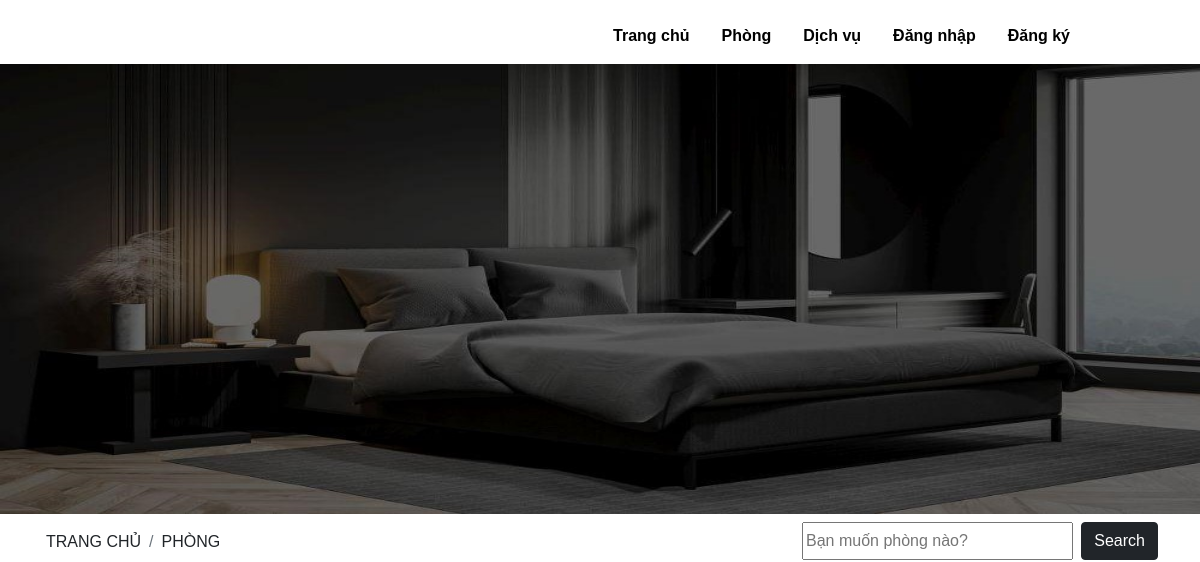
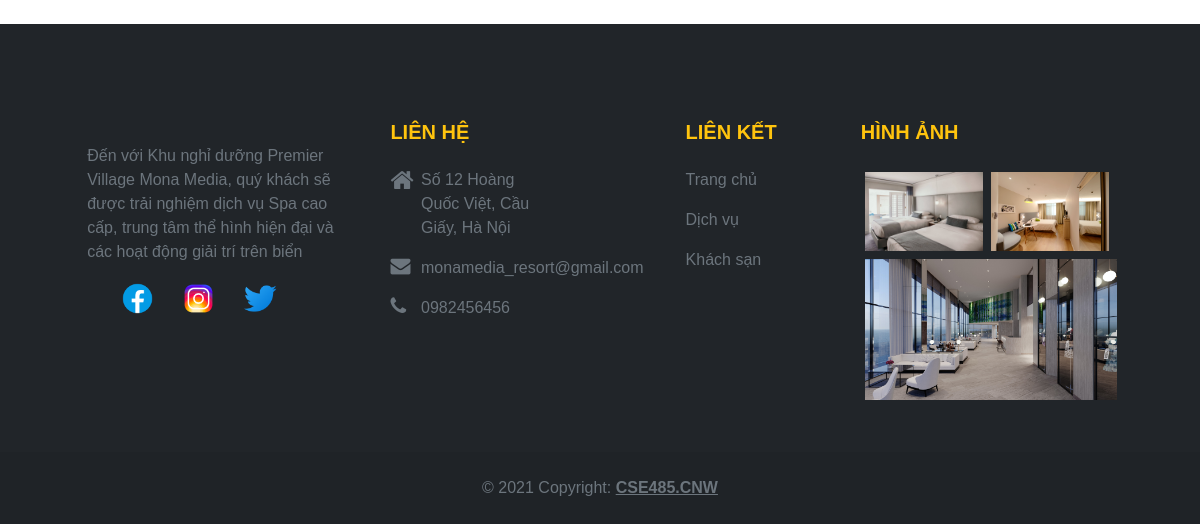
The app's page /src/hotel_booking/user/room.php, older data (2 pictures, top to bottom).
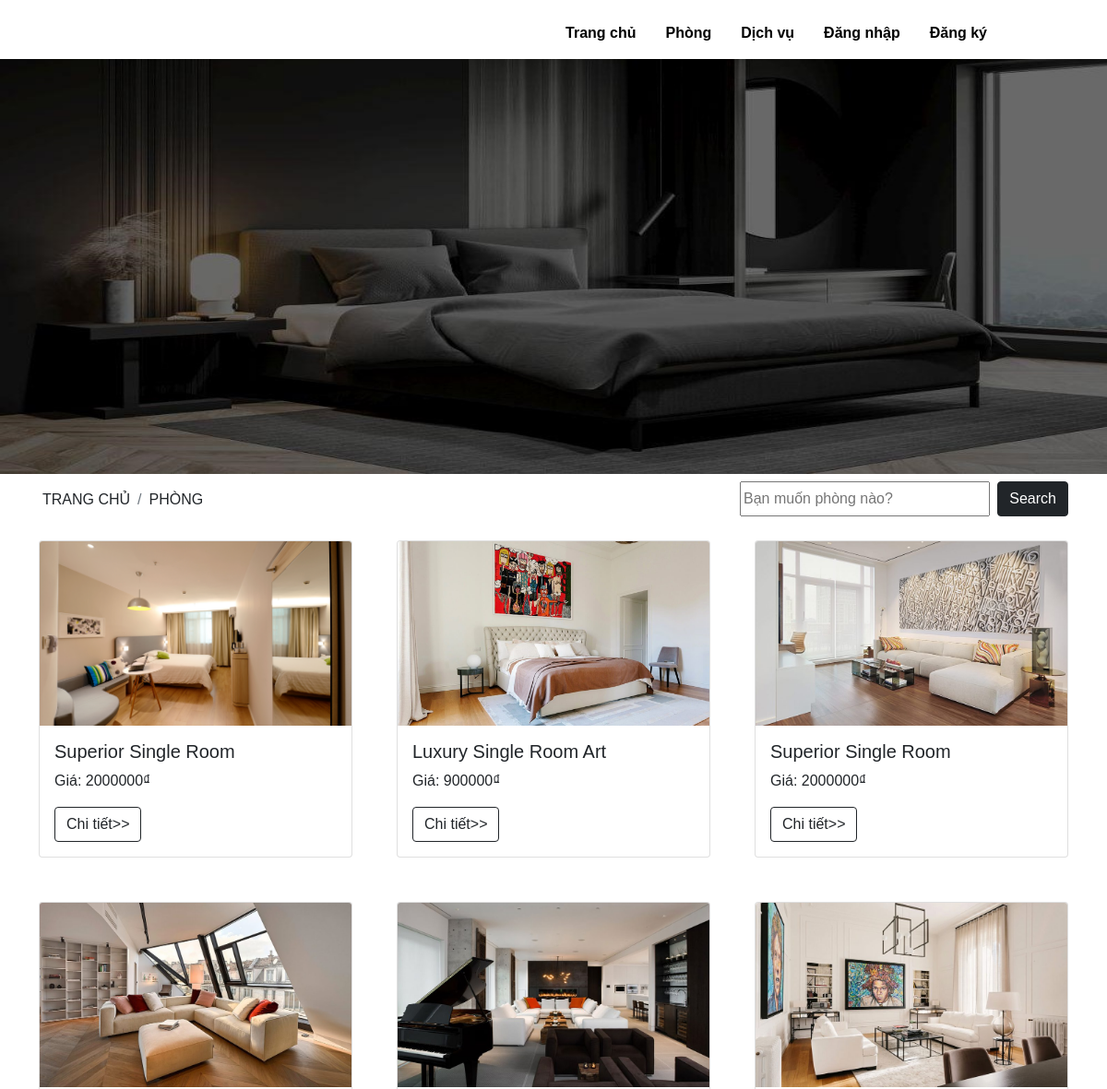
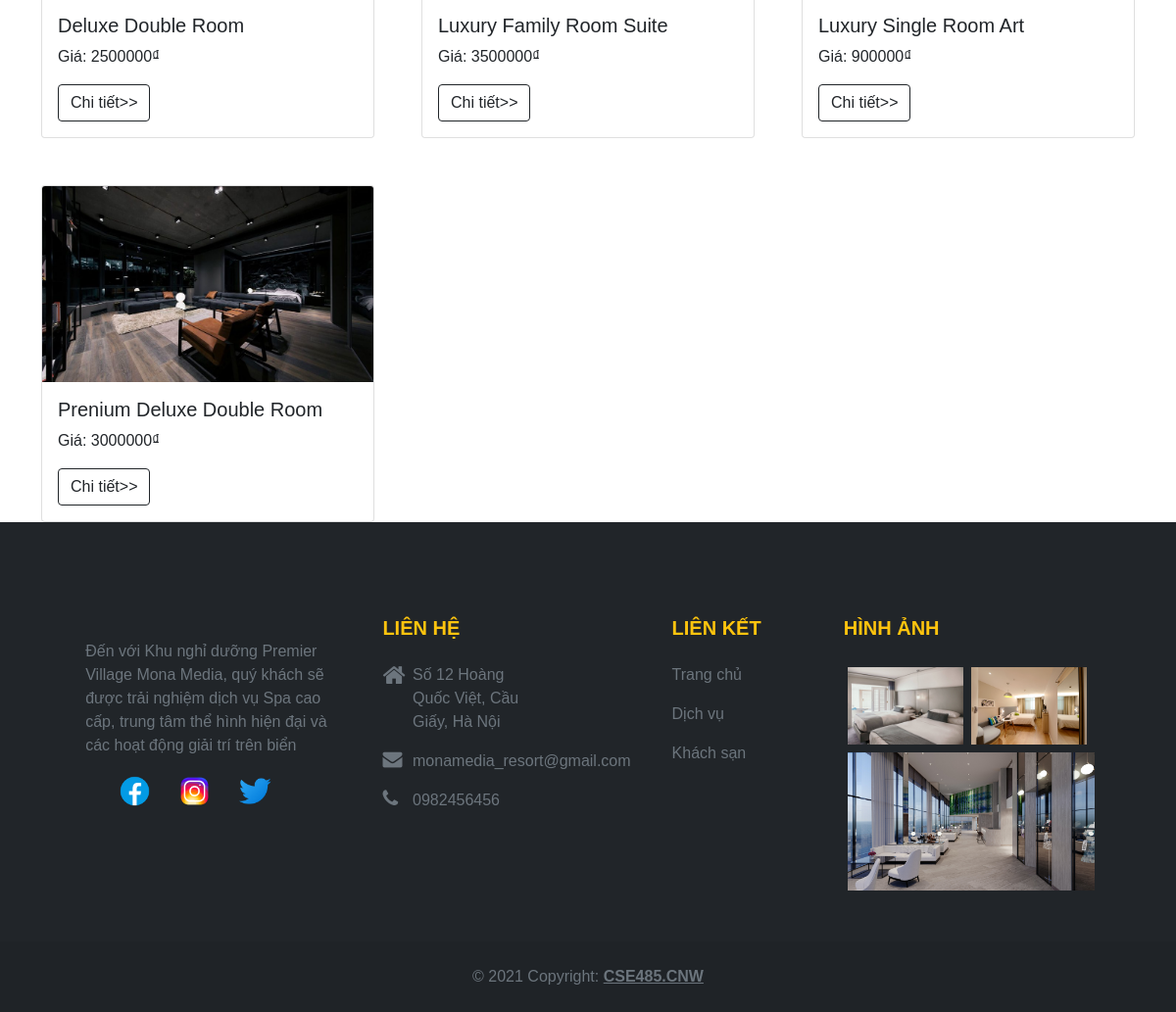
The same page, newer data (2 pictures, top to bottom).
### tables this page shows
CREATE TABLE `tb_rooms` (
  `room_id` int(10) UNSIGNED NOT NULL,
  `room_type` varchar(50) NOT NULL,
  `room_size` varchar(10) NOT NULL,
  `room_description` varchar(255) NOT NULL,
  `room_price` int(11) NOT NULL,
  `room_amount_people` int(10) NOT NULL,
  `room_image` varchar(255) NOT NULL
);

### src/hotel_booking/user/room.php (the view, shortened to what this page needs)
<?php include('header.php'); ?>
<?php include('../config.php'); ?>
<div class="container-fluid" style=" width:100%; margin:0px; padding:0px;">
    <img src="../images/Bg_room.jpg" class="img-header" style="height: 450px; width:100% "alt="">
</div>
<div class="container" >
        <div class="row">
            <div class="col-md-8 p-3">
                <div class="jumbotron">
                    <nav aria-label="breadcrumb">
                        <ol class="breadcrumb">
                            <li class="breadcrumb-item ">
                                <a href="index.php">
                                    <span class="text-dark">TRANG CHỦ</span>
                                </a></li>
                            <li class="breadcrumb-item active ">
                                <a href="room.php">
                                    <span class="text-dark">PHÒNG</span>
                                </a></li>
                        </ol>
                    </nav>
                </div>
            </div>
            <div class="col-md-4 pt-2  ">
                    <form action="process-search.php" method="post">
                        <div class="d-flex " >
                            <input class="form-cn me-2 mr-0" type="search" name="search" style="width:100%" placeholder="Bạn muốn phòng nào?" aria-label="Bạn muốn phòng nào?">
                            <button class="btn btn-dark" type="submit" name="btnsearch">Search</button>
                        </div>
                    </form>
            </div>
	    </div>
        <?php
            $sql = "SELECT * FROM tb_rooms";
            $result = mysqli_query($conn,$sql);
            if(mysqli_num_rows($result) > 0){
                echo'<div class="row row-cols-1 row-cols-md-3 g-5">';
                while($row = mysqli_fetch_assoc($result)){
                    echo '<div class="col">';
                        echo'<div class="card">';
                       echo'<div class="inner">';
                       echo ' <a href="details-room.php?id='.$row['room_id'].'" class="card-img " >';
                       echo'   <img src="../images/'.$row['room_image'].'" class="card-img-top" style = "height: 200px ;width 100%; object-fit: cover;" alt="...">';
                       echo' </a>';
                       echo'</div>';
                        echo'<div class="card-body">';
                        echo'   <h5 class="card-title">'.$row['room_type'].'</h5>';
                        echo'   <p class="card-text  ">Giá: '.$row['room_price'].'₫</p>';
                        echo'  <a href="details-room.php?id='.$row['room_id'].'" class="btn btn-outline-dark">Chi tiết>></a>';
                        echo'</div>';
                        echo'</div>';
                    echo'</div>';
                }
                echo'</div>';
            }
        ?>
</div>
<?php include('footer.php'); ?>

Row changes from the older to the newer data that the page shows:
added tb_rooms: room_image (picture), room_type "Superior Single Room", room_price "2000000"
added tb_rooms: room_image (picture), room_type "Luxury Single Room Art", room_price "900000"
added tb_rooms: room_image (picture), room_type "Superior Single Room", room_price "2000000"
added tb_rooms: room_image (picture), room_type "Deluxe Double Room", room_price "2500000"
added tb_rooms: room_image (picture), room_type "Luxury Family Room Suite", room_price "3500000"
added tb_rooms: room_image (picture), room_type "Luxury Single Room Art", room_price "900000"
added tb_rooms: room_image (picture), room_type "Prenium Deluxe Double Room", room_price "3000000"
